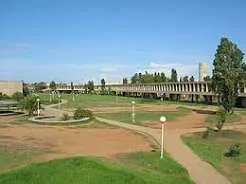
#> input picture usthb.jpg, 246 x 184 px
$ python tp1.py
#> lines starting #> are read from the running program, lines starting #| are printed output that depends on the picture; after the words box and inside, x2 and y2 are one past the last pixel; in counts of white or black regions, pixels touching at a corner belong together
import cv2
import numpy as np

img = cv2.imread("usthb.jpg",cv2.IMREAD_COLOR)
#> img is the input picture: shape (184, 246, 3); mean B, G, R 140, 148.8, 130.4

if img is None:
    raise FileExistsError("image couldnt be loaded")


h,w,c = img.shape
#> h = 184; w = 246; c = 3
img_res = np.zeros((h,w,c),dtype="uint8") #print(img-res[y,x]) --> [0 0 0]
#img_res = np.zeros((h,w),dtype="uint8") ca marche with or without the c :print(img-res[y,x]) --> 0

print("shape:",img.shape)
#| shape: (184, 246, 3)
print("data type :",img.dtype)
#| data type : uint8
print("number of dimensiosn",img.ndim)
#| number of dimensiosn 3

for y in range(h):
    for x in range(w):
       # [4 lines of commented-out code are left out]
       img_res[y,x] = (1/3*img[y,x,0]+1/3*img[y,x,1]+1/3*img[y,x,2])
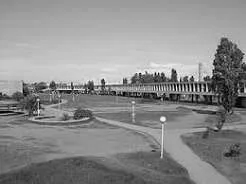
#> img_res: shape (184, 246, 3); min 0, max 254, mean 139.3

#img_res[:,:] = 1/3*img[:,:,0]+1/3*img[:,:,1]+1/3*img[:,:,2]
img_res = np.uint8(1/3*img[:,:,0]+1/3*img[:,:,1]+1/3*img[:,:,2] )
#> img_res: shape (184, 246)
img_res = (1/3*img[:,:,0]+1/3*img[:,:,1]+1/3*img[:,:,2] )/255 # tout les valeurs seront btw 1 et

 #      img_res = 255-img
#img_res[:,:,:] = 255-img[:,:,:]
#img_res[:] = 255-img[:]


cv2.imshow('image1',img)
cv2.imshow('image_res',img_res)
cv2.imwrite("image_res.jpg",img_res)
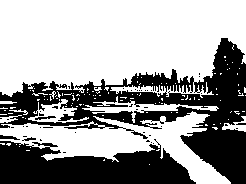
#> saved as image_res.jpg: shape (184, 246); values 0 (black) and 1 (white), 61.9% white; 45 black regions (40 under 20 px), largest, box (x1, y1, x2, y2) and area: (0, 38, 246, 184) 11059, (0, 139, 196, 184) 5944, (0, 135, 20, 140) 55, (35, 116, 56, 120) 44, (22, 137, 36, 141) 28
cv2.waitKey(0)
cv2.destroyAllWindows()

cv2.waitKey(0)
cv2.destroyWindow()
